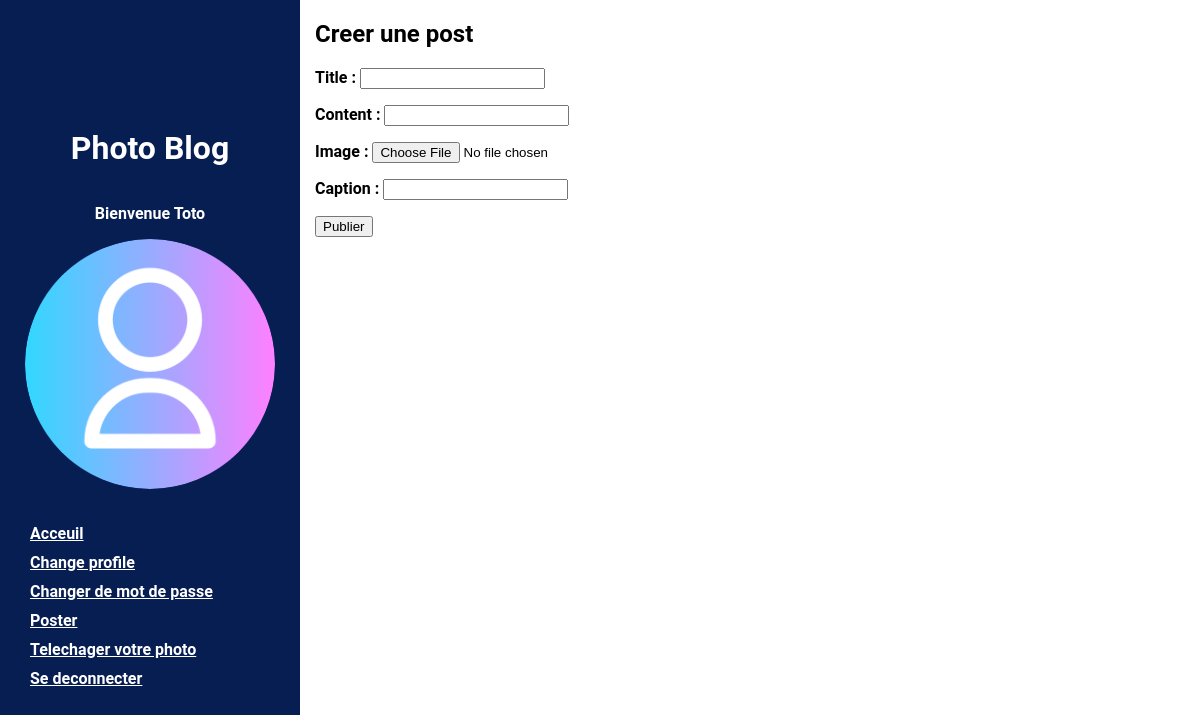
The page /blog/post/upload (signed in) on the database as committed earlier.
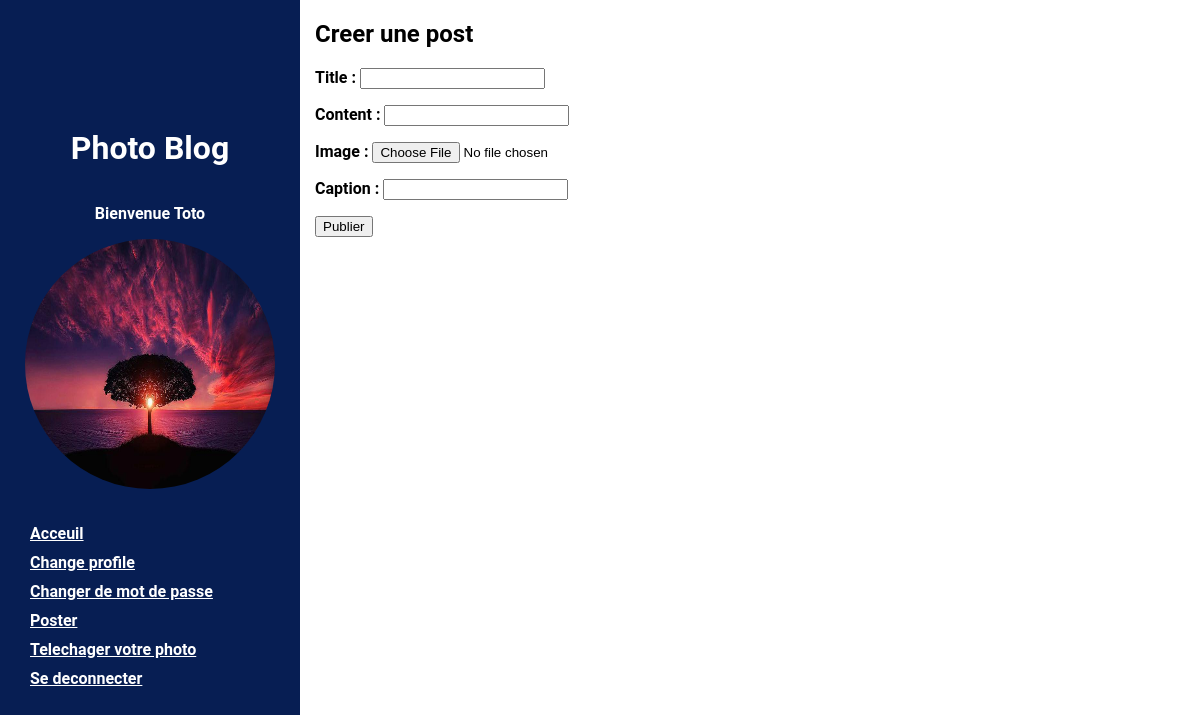
The same page on the database as committed later.
### authentification/models.py (models this page shows)
class User(AbstractUser):
    CREATOR = "CREATOR"
    SUSBCRIBER = "SUSCRIBER"
    ROLE_choices = (
        (CREATOR, "creator"),
        (SUSBCRIBER, "susbcriber")
    )
    profile_photo = models.ImageField(upload_to=user_profile_path, verbose_name="Photo profile",
                                      null=True, blank=True)
    role = models.CharField(max_length=30, choices=ROLE_choices, verbose_name="Rôle")

### blog/views.py (the view, shortened to what this page needs)
# urls.py: path("blog/post/upload", blog_photo_upload, name='blog-photo-upload'),
@login_required
def blog_photo_upload(request):
    blogform = Blogform()
    photoform = Photoform()
    return render(request, "blog/blog-photo.html", context={
        "blogform": blogform,
        "photoform": photoform
    })

### blog/forms.py
class Blogform(forms.ModelForm):
    edit_blog = forms.BooleanField(widget=forms.HiddenInput, initial=True)
    class Meta:
        model = Blog
        fields = ["title", "content"]

class Photoform(forms.ModelForm):
    class Meta:
        model = Photo
        fields = ('image', "caption")

### templates/blog/blog-photo.html (shortened to what this page needs)
{% extends 'base.html' %}
{% block css %}
    {% load static %}
    <link rel="stylesheet" href="{% static 'CSS/main.css' %}">
{% endblock %}
{% block content %}
<main>
    {% include 'SiderBar.html' %}
    <div class="content">
        <h2>Creer une post</h2>
        <form method="post" enctype="multipart/form-data">
            {{ blogform.as_p }}
            {{ photoform.as_p }}
            <button type="submit">Publier</button>
        </form>
    </div>
</main>
{% endblock %}

### templates/SiderBar.html
    <div class="sidebar">
        <h1>Photo Blog</h1>
        <p>Bienvenue {{ request.user }}</p>
        {% if request.user.profile_photo %}
        <img src="{{ request.user.profile_photo.url }}" alt="profile" >
        {% else %}
            {% load static %}
        <img src="{% static 'Images/Profiles/default/default.png' %}" alt="profile">
        {% endif %}
        <div class="config">
            <a href="{% url 'home' %}">Acceuil</a>
            <a href="{% url 'change-profile' %}">Change profile</a>
            <a href="{% url 'changepassord' %}">Changer de mot de passe</a>
            <a href="{% url 'blog-photo-upload' %}">Poster</a>
            <a href="{% url 'photo-uploader' %}">Telechager votre photo</a>
            <a href="{% url 'se-deconnecter' %}">Se deconnecter</a>
        </div>
    </div>

Rows that differ between the two databases and show on the page:
changed User "Toto": user.profile_photo: picture added
